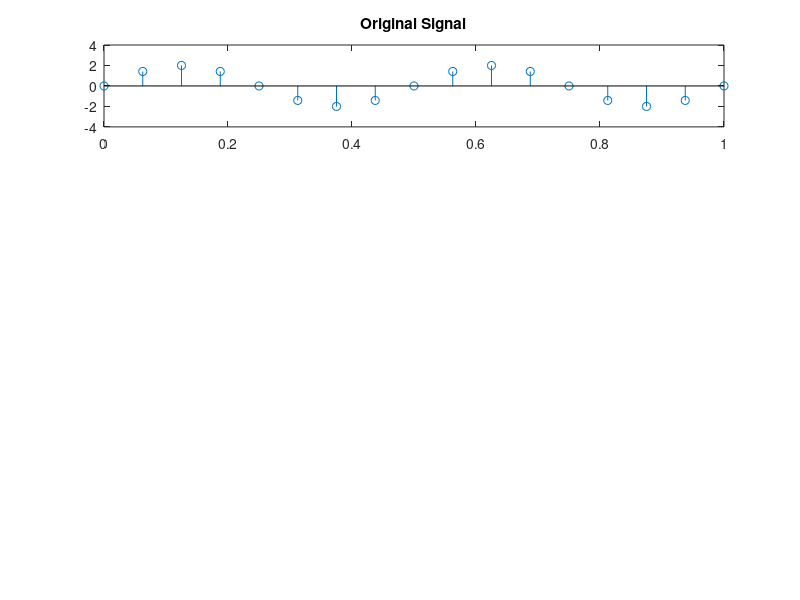

Write MATLAB code to recreate this figure. (Note: this script raises an error after producing the figure.)
clc
close all
clear all

%% generating a sinusoidal signal
fs = 16; %inital sampling rate
t = 0:1/fs:1;
x = 2*sin(2*pi*2*t);
subplot(411), stem(t,x)
ylim([-4 4])
title('Original Signal');

%%Upsampling
upsampling_factor = 3;
[upsampled_x, upsampled_t] = upsample_mod(x, t, upsampling_factor);
subplot(412), stem(upsampled_t,upsampled_x)
ylim([-4 4])
title('Upsampled and filtered Signal');

%%Downsampling
downsampling_factor = 2;
[downsampled_x, downsampled_t] = downsample(upsampled_x, upsampled_t, downsampling_factor);
subplot(413), stem(downsampled_t, downsampled_x);
ylim([-4 4])
title('Downsampled signal');

%%Using Resample
resampled_x = resample(x,3,2);
resampled_x = resampled_x(1:end-1);
resampled_t = downsampled_t;
subplot(414), stem(resampled_t, resampled_x);
ylim([-4 4])
title('Resampled signal using resample(x,3,2)');

%%Error between resample and manual code
error = resampled_x' - downsampled_x;
figure, plot(error);




